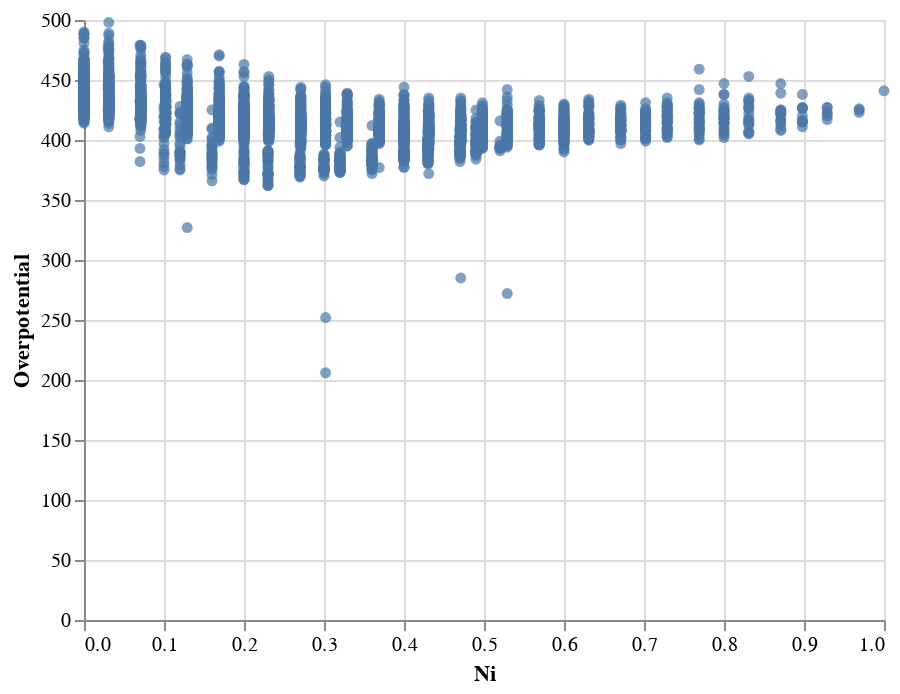

Write notebook code for a chart like this one.
### Markdown cell above
As you see in the next cell Altair works pretty different. We tell Altair

* that we want a chart made from which dataframe,
* how the markers should look like
* and what encodings to use for X and Y.

What we get is a decent looking graph which we can directly save if we want to.

### Code cell
alt.Chart(NiFeCoCe_full).mark_circle().encode(
    alt.X('Ni', type='quantitative'),
    alt.Y('Overpotential', type='quantitative'),
)

### Figure 1 — Vega-Lite specification as saved in the notebook (floating-point values rounded to 4 significant figures; data arrays with more than 128 entries replaced by an {"elided": "..."} marker saying what was removed)
{"$schema": "https://vega.github.io/schema/vega-lite/v2.6.0.json", "config": {"view": {"height": 300, "width": 400}}, "data": {"name": "data-b6d366dcf834ef42ccabfa9b83443d98"}, "datasets": {"data-b6d366dcf834ef42ccabfa9b83443d98": {"elided": "6074 records"}}, "encoding": {"x": {"field": "Ni", "type": "quantitative"}, "y": {"field": "Overpotential", "type": "quantitative"}}, "mark": "circle"}
